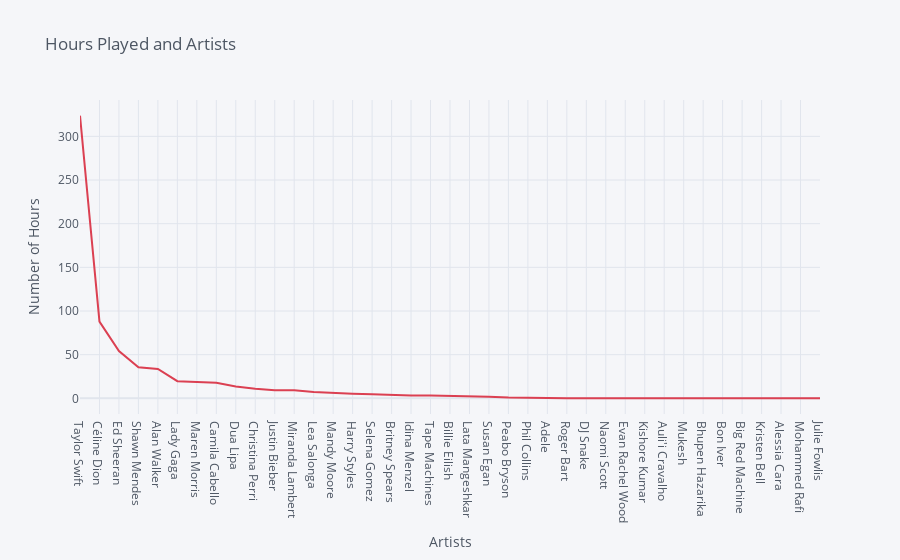

Notebook cell for this chart:
### Code cell
#Making a plot showing Artist Wise Streaming Time in Hours
songs_by_artists.iplot(color='red', x= 'Artist', y = 'Hours Played',
title='Hours Played and Artists', yTitle = 'Number of Hours', xTitle = 'Artists', width = 2)

### Figure 1 — Plotly figure (JSON) as saved in the notebook; plotly's stock layout.template omitted (floating-point values rounded to 4 significant figures)
{"data": [{"line": {"color": "rgba(219, 64, 82, 1.0)", "dash": "solid", "shape": "linear", "width": 2}, "mode": "lines", "name": "Hours Played", "text": "", "type": "scatter", "x": ["Taylor Swift", "Céline Dion", "Ed Sheeran", "Shawn Mendes", "Alan Walker", "Lady Gaga", "Maren Morris", "Camila Cabello", "Dua Lipa", "Christina Perri", "Justin Bieber", "Miranda Lambert", "Lea Salonga", "Mandy Moore", "Harry Styles", "Selena Gomez", "Britney Spears", "Idina Menzel", "Tape Machines", "Billie Eilish", "Lata Mangeshkar", "Susan Egan", "Peabo Bryson", "Phil Collins", "Adele", "Roger Bart", "DJ Snake", "Naomi Scott", "Evan Rachel Wood", "Kishore Kumar", "Auli'i Cravalho", "Mukesh", "Bhupen Hazarika", "Bon Iver", "Big Red Machine", "Kristen Bell", "Alessia Cara", "Mohammed Rafi", "Julie Fowlis"], "y": [323.6, 87.97, 54.16, 35.7, 33.76, 19.73, 18.83, 17.79, 13.66, 11.11, 9.43, 9.17, 7.26, 6.06, 5.33, 4.86, 3.95, 3.23, 3.19, 2.98, 2.36, 1.83, 0.91, 0.34, 0.31, 0.24, 0.23, 0.2, 0.19, 0.18, 0.17, 0.15, 0.15, 0.15, 0.14, 0.11, 0.11, 0.09, 0.08]}], "layout": {"legend": {"bgcolor": "#F5F6F9", "font": {"color": "#4D5663"}}, "paper_bgcolor": "#F5F6F9", "plot_bgcolor": "#F5F6F9", "title": {"font": {"color": "#4D5663"}, "text": "Hours Played and Artists"}, "xaxis": {"gridcolor": "#E1E5ED", "showgrid": true, "tickfont": {"color": "#4D5663"}, "title": {"font": {"color": "#4D5663"}, "text": "Artists"}, "zerolinecolor": "#E1E5ED"}, "yaxis": {"gridcolor": "#E1E5ED", "showgrid": true, "tickfont": {"color": "#4D5663"}, "title": {"font": {"color": "#4D5663"}, "text": "Number of Hours"}, "zerolinecolor": "#E1E5ED"}}}
